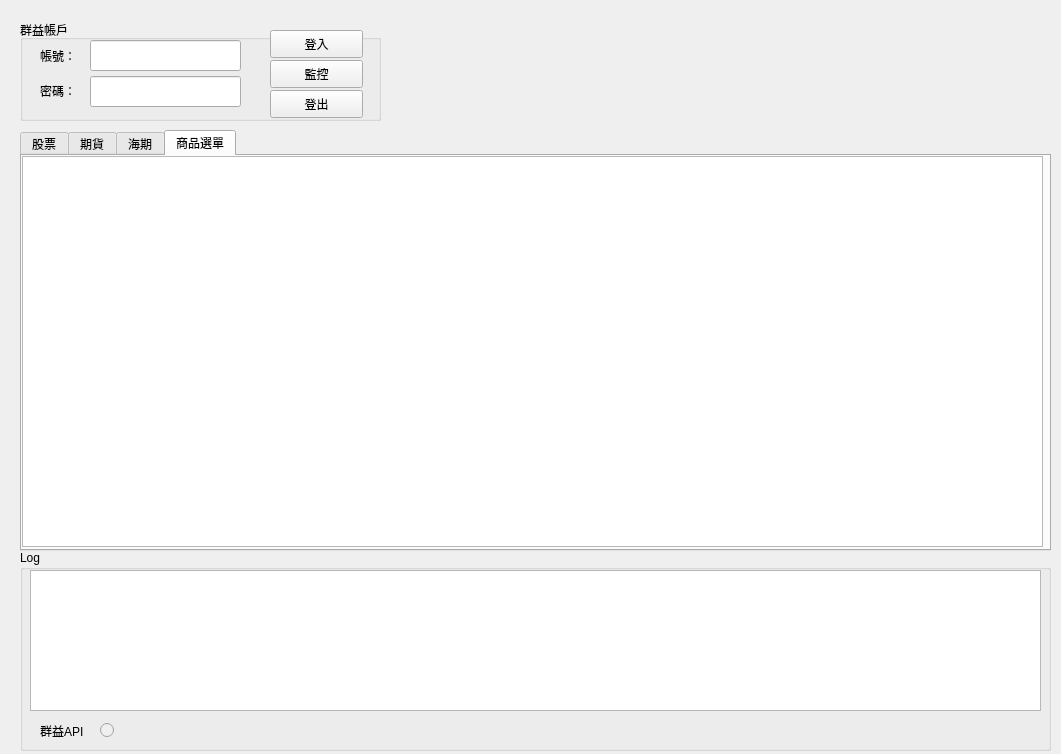
<?xml version="1.0" encoding="UTF-8"?>
<ui version="4.0">
 <class>Form</class>
 <widget class="QWidget" name="Form">
  <property name="enabled">
   <bool>true</bool>
  </property>
  <property name="geometry">
   <rect>
    <x>0</x>
    <y>0</y>
    <width>1061</width>
    <height>754</height>
   </rect>
  </property>
  <property name="windowTitle">
   <string>Form</string>
  </property>
  <property name="autoFillBackground">
   <bool>false</bool>
  </property>
  <widget class="QGroupBox" name="groupBox_account">
   <property name="geometry">
    <rect>
     <x>20</x>
     <y>20</y>
     <width>361</width>
     <height>101</height>
    </rect>
   </property>
   <property name="title">
    <string>群益帳戶</string>
   </property>
   <widget class="QLabel" name="label_Id">
    <property name="geometry">
     <rect>
      <x>20</x>
      <y>20</y>
      <width>58</width>
      <height>31</height>
     </rect>
    </property>
    <property name="text">
     <string>帳號：</string>
    </property>
   </widget>
   <widget class="QLabel" name="label_Pw">
    <property name="geometry">
     <rect>
      <x>20</x>
      <y>60</y>
      <width>58</width>
      <height>21</height>
     </rect>
    </property>
    <property name="text">
     <string>密碼：</string>
    </property>
   </widget>
   <widget class="QLineEdit" name="lineEdit_Id">
    <property name="geometry">
     <rect>
      <x>70</x>
      <y>20</y>
      <width>151</width>
      <height>31</height>
     </rect>
    </property>
   </widget>
   <widget class="QLineEdit" name="lineEdit_Pw">
    <property name="geometry">
     <rect>
      <x>70</x>
      <y>56</y>
      <width>151</width>
      <height>31</height>
     </rect>
    </property>
   </widget>
   <widget class="QPushButton" name="pushButton_Signout">
    <property name="geometry">
     <rect>
      <x>250</x>
      <y>70</y>
      <width>93</width>
      <height>28</height>
     </rect>
    </property>
    <property name="text">
     <string>登出</string>
    </property>
   </widget>
   <widget class="QPushButton" name="pushButton_Login">
    <property name="geometry">
     <rect>
      <x>250</x>
      <y>10</y>
      <width>93</width>
      <height>28</height>
     </rect>
    </property>
    <property name="text">
     <string>登入</string>
    </property>
   </widget>
   <widget class="QPushButton" name="pushButton_Monitor">
    <property name="geometry">
     <rect>
      <x>250</x>
      <y>40</y>
      <width>93</width>
      <height>28</height>
     </rect>
    </property>
    <property name="text">
     <string>監控</string>
    </property>
   </widget>
  </widget>
  <widget class="QGroupBox" name="groupBox_Log">
   <property name="geometry">
    <rect>
     <x>20</x>
     <y>550</y>
     <width>1031</width>
     <height>201</height>
    </rect>
   </property>
   <property name="title">
    <string>Log</string>
   </property>
   <widget class="QLabel" name="label_Status_Api">
    <property name="geometry">
     <rect>
      <x>20</x>
      <y>160</y>
      <width>58</width>
      <height>41</height>
     </rect>
    </property>
    <property name="text">
     <string>群益API</string>
    </property>
   </widget>
   <widget class="QRadioButton" name="radioButton_Status_Api">
    <property name="enabled">
     <bool>false</bool>
    </property>
    <property name="geometry">
     <rect>
      <x>80</x>
      <y>170</y>
      <width>21</width>
      <height>21</height>
     </rect>
    </property>
    <property name="tabletTracking">
     <bool>false</bool>
    </property>
    <property name="text">
     <string/>
    </property>
   </widget>
   <widget class="QTextEdit" name="textEdit_Log">
    <property name="geometry">
     <rect>
      <x>10</x>
      <y>20</y>
      <width>1011</width>
      <height>141</height>
     </rect>
    </property>
   </widget>
  </widget>
  <widget class="QTabWidget" name="tabWidget">
   <property name="geometry">
    <rect>
     <x>20</x>
     <y>130</y>
     <width>1031</width>
     <height>421</height>
    </rect>
   </property>
   <property name="currentIndex">
    <number>3</number>
   </property>
   <widget class="QWidget" name="">
    <attribute name="title">
     <string>股票</string>
    </attribute>
    <widget class="QTableView" name="tableView_Stocks">
     <property name="geometry">
      <rect>
       <x>0</x>
       <y>0</y>
       <width>1021</width>
       <height>391</height>
      </rect>
     </property>
    </widget>
   </widget>
   <widget class="QWidget" name="tab_2">
    <attribute name="title">
     <string>期貨</string>
    </attribute>
    <widget class="QTableView" name="tableView_Futures">
     <property name="geometry">
      <rect>
       <x>0</x>
       <y>0</y>
       <width>1021</width>
       <height>391</height>
      </rect>
     </property>
    </widget>
   </widget>
   <widget class="QWidget" name="tab_5">
    <attribute name="title">
     <string>海期</string>
    </attribute>
    <widget class="QTableView" name="tableView_SeaFutures">
     <property name="geometry">
      <rect>
       <x>0</x>
       <y>0</y>
       <width>1021</width>
       <height>391</height>
      </rect>
     </property>
    </widget>
   </widget>
   <widget class="QWidget" name="tab">
    <attribute name="title">
     <string>商品選單</string>
    </attribute>
    <widget class="QTableView" name="tableView_StocksList">
     <property name="geometry">
      <rect>
       <x>0</x>
       <y>0</y>
       <width>1021</width>
       <height>391</height>
      </rect>
     </property>
    </widget>
   </widget>
  </widget>
 </widget>
 <resources/>
 <connections/>
</ui>
